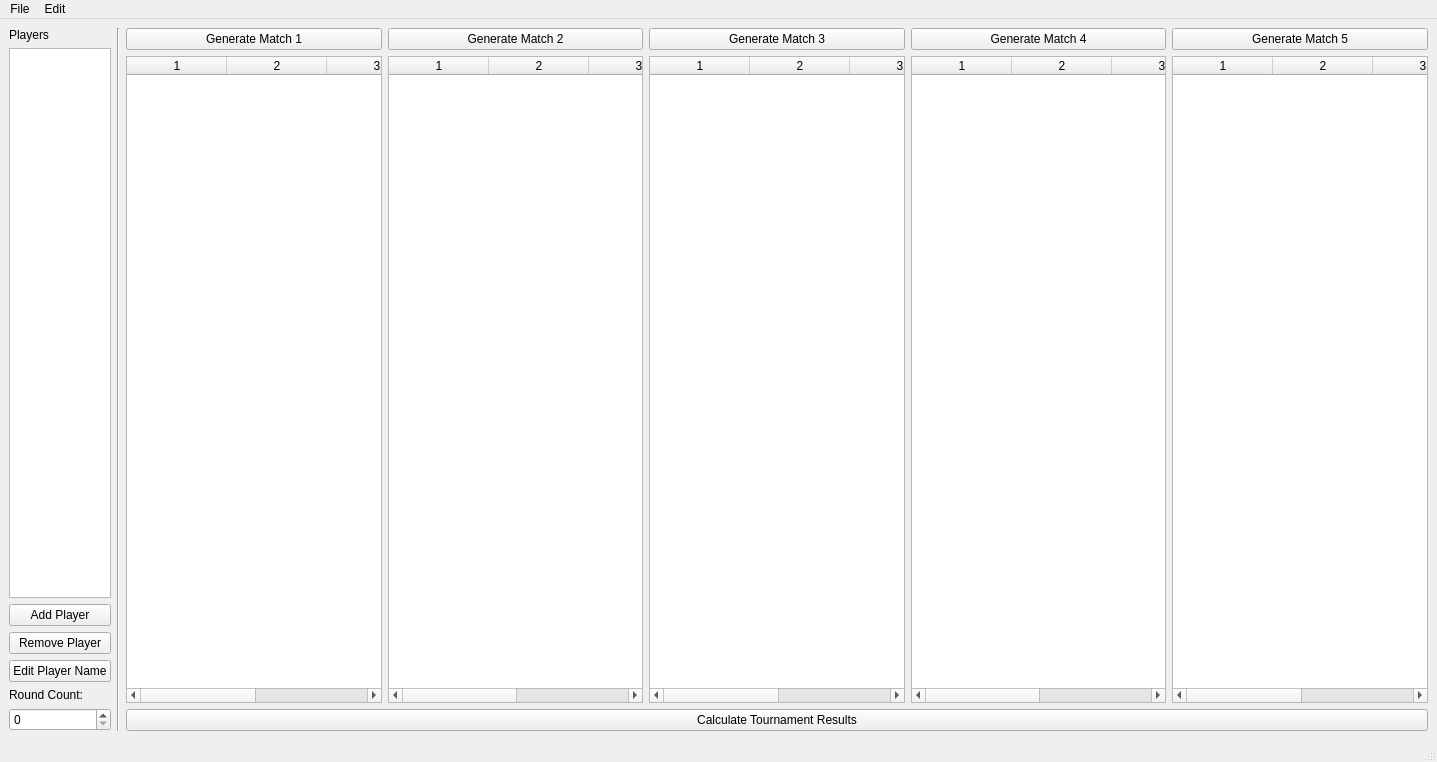
<?xml version="1.0" encoding="UTF-8"?>
<ui version="4.0">
 <class>MainWindow</class>
 <widget class="QMainWindow" name="MainWindow">
  <property name="geometry">
   <rect>
    <x>0</x>
    <y>0</y>
    <width>1437</width>
    <height>762</height>
   </rect>
  </property>
  <property name="windowTitle">
   <string>Swiss Tournament</string>
  </property>
  <widget class="QWidget" name="centralwidget">
   <layout class="QHBoxLayout" name="horizontalLayout">
    <item>
     <layout class="QVBoxLayout" name="verticalLayout">
      <property name="sizeConstraint">
       <enum>QLayout::SetMinimumSize</enum>
      </property>
      <item>
       <widget class="QLabel" name="label">
        <property name="text">
         <string>Players</string>
        </property>
       </widget>
      </item>
      <item>
       <widget class="QListView" name="playerList"/>
      </item>
      <item>
       <widget class="QPushButton" name="addPlayerB">
        <property name="text">
         <string>Add Player</string>
        </property>
       </widget>
      </item>
      <item>
       <widget class="QPushButton" name="removePlayerB">
        <property name="text">
         <string>Remove Player</string>
        </property>
       </widget>
      </item>
      <item>
       <widget class="QPushButton" name="editPlayerNameB">
        <property name="text">
         <string>Edit Player Name</string>
        </property>
       </widget>
      </item>
      <item>
       <widget class="QLabel" name="label_2">
        <property name="text">
         <string>Round Count:</string>
        </property>
       </widget>
      </item>
      <item>
       <widget class="QSpinBox" name="roundCount">
        <property name="maximum">
         <number>5</number>
        </property>
       </widget>
      </item>
     </layout>
    </item>
    <item>
     <widget class="Line" name="line">
      <property name="orientation">
       <enum>Qt::Vertical</enum>
      </property>
     </widget>
    </item>
    <item>
     <layout class="QVBoxLayout" name="verticalLayout_2">
      <item>
       <layout class="QHBoxLayout" name="horizontalLayout_2">
        <item>
         <layout class="QVBoxLayout" name="match1L">
          <item>
           <widget class="QPushButton" name="match1B">
            <property name="text">
             <string>Generate Match 1</string>
            </property>
           </widget>
          </item>
          <item>
           <widget class="QTableWidget" name="match1T">
            <property name="sizeAdjustPolicy">
             <enum>QAbstractScrollArea::AdjustToContents</enum>
            </property>
            <property name="horizontalScrollMode">
             <enum>QAbstractItemView::ScrollPerPixel</enum>
            </property>
            <property name="sortingEnabled">
             <bool>false</bool>
            </property>
            <property name="wordWrap">
             <bool>false</bool>
            </property>
            <property name="rowCount">
             <number>0</number>
            </property>
            <property name="columnCount">
             <number>5</number>
            </property>
            <attribute name="horizontalHeaderVisible">
             <bool>true</bool>
            </attribute>
            <attribute name="horizontalHeaderHighlightSections">
             <bool>true</bool>
            </attribute>
            <attribute name="verticalHeaderVisible">
             <bool>false</bool>
            </attribute>
            <attribute name="verticalHeaderHighlightSections">
             <bool>false</bool>
            </attribute>
            <column/>
            <column/>
            <column/>
            <column/>
            <column/>
           </widget>
          </item>
         </layout>
        </item>
        <item>
         <layout class="QVBoxLayout" name="match2L">
          <item>
           <widget class="QPushButton" name="match2B">
            <property name="text">
             <string>Generate Match 2</string>
            </property>
           </widget>
          </item>
          <item>
           <widget class="QTableWidget" name="match2T">
            <property name="sizeAdjustPolicy">
             <enum>QAbstractScrollArea::AdjustToContents</enum>
            </property>
            <property name="horizontalScrollMode">
             <enum>QAbstractItemView::ScrollPerPixel</enum>
            </property>
            <property name="sortingEnabled">
             <bool>false</bool>
            </property>
            <property name="wordWrap">
             <bool>false</bool>
            </property>
            <property name="rowCount">
             <number>0</number>
            </property>
            <property name="columnCount">
             <number>5</number>
            </property>
            <attribute name="horizontalHeaderVisible">
             <bool>true</bool>
            </attribute>
            <attribute name="horizontalHeaderHighlightSections">
             <bool>true</bool>
            </attribute>
            <attribute name="verticalHeaderVisible">
             <bool>false</bool>
            </attribute>
            <attribute name="verticalHeaderHighlightSections">
             <bool>false</bool>
            </attribute>
            <column/>
            <column/>
            <column/>
            <column/>
            <column/>
           </widget>
          </item>
         </layout>
        </item>
        <item>
         <layout class="QVBoxLayout" name="match3L">
          <item>
           <widget class="QPushButton" name="match3B">
            <property name="text">
             <string>Generate Match 3</string>
            </property>
           </widget>
          </item>
          <item>
           <widget class="QTableWidget" name="match3T">
            <property name="sizeAdjustPolicy">
             <enum>QAbstractScrollArea::AdjustToContents</enum>
            </property>
            <property name="horizontalScrollMode">
             <enum>QAbstractItemView::ScrollPerPixel</enum>
            </property>
            <property name="sortingEnabled">
             <bool>false</bool>
            </property>
            <property name="wordWrap">
             <bool>false</bool>
            </property>
            <property name="rowCount">
             <number>0</number>
            </property>
            <property name="columnCount">
             <number>5</number>
            </property>
            <attribute name="horizontalHeaderVisible">
             <bool>true</bool>
            </attribute>
            <attribute name="horizontalHeaderHighlightSections">
             <bool>true</bool>
            </attribute>
            <attribute name="verticalHeaderVisible">
             <bool>false</bool>
            </attribute>
            <attribute name="verticalHeaderHighlightSections">
             <bool>false</bool>
            </attribute>
            <column/>
            <column/>
            <column/>
            <column/>
            <column/>
           </widget>
          </item>
         </layout>
        </item>
        <item>
         <layout class="QVBoxLayout" name="match4L">
          <item>
           <widget class="QPushButton" name="match4B">
            <property name="text">
             <string>Generate Match 4</string>
            </property>
           </widget>
          </item>
          <item>
           <widget class="QTableWidget" name="match4T">
            <property name="sizeAdjustPolicy">
             <enum>QAbstractScrollArea::AdjustToContents</enum>
            </property>
            <property name="horizontalScrollMode">
             <enum>QAbstractItemView::ScrollPerPixel</enum>
            </property>
            <property name="sortingEnabled">
             <bool>false</bool>
            </property>
            <property name="wordWrap">
             <bool>false</bool>
            </property>
            <property name="rowCount">
             <number>0</number>
            </property>
            <property name="columnCount">
             <number>5</number>
            </property>
            <attribute name="horizontalHeaderVisible">
             <bool>true</bool>
            </attribute>
            <attribute name="horizontalHeaderHighlightSections">
             <bool>true</bool>
            </attribute>
            <attribute name="verticalHeaderVisible">
             <bool>false</bool>
            </attribute>
            <attribute name="verticalHeaderHighlightSections">
             <bool>false</bool>
            </attribute>
            <column/>
            <column/>
            <column/>
            <column/>
            <column/>
           </widget>
          </item>
         </layout>
        </item>
        <item>
         <layout class="QVBoxLayout" name="match5L">
          <item>
           <widget class="QPushButton" name="match5B">
            <property name="text">
             <string>Generate Match 5</string>
            </property>
           </widget>
          </item>
          <item>
           <widget class="QTableWidget" name="match5T">
            <property name="sizeAdjustPolicy">
             <enum>QAbstractScrollArea::AdjustToContents</enum>
            </property>
            <property name="horizontalScrollMode">
             <enum>QAbstractItemView::ScrollPerPixel</enum>
            </property>
            <property name="sortingEnabled">
             <bool>false</bool>
            </property>
            <property name="wordWrap">
             <bool>false</bool>
            </property>
            <property name="rowCount">
             <number>0</number>
            </property>
            <property name="columnCount">
             <number>5</number>
            </property>
            <attribute name="horizontalHeaderVisible">
             <bool>true</bool>
            </attribute>
            <attribute name="horizontalHeaderHighlightSections">
             <bool>true</bool>
            </attribute>
            <attribute name="verticalHeaderVisible">
             <bool>false</bool>
            </attribute>
            <attribute name="verticalHeaderHighlightSections">
             <bool>false</bool>
            </attribute>
            <column/>
            <column/>
            <column/>
            <column/>
            <column/>
           </widget>
          </item>
         </layout>
        </item>
       </layout>
      </item>
      <item>
       <layout class="QHBoxLayout" name="horizontalLayout_3">
        <item>
         <widget class="QPushButton" name="calcTourneyResB">
          <property name="text">
           <string>Calculate Tournament Results</string>
          </property>
         </widget>
        </item>
       </layout>
      </item>
     </layout>
    </item>
   </layout>
  </widget>
  <widget class="QMenuBar" name="menubar">
   <property name="geometry">
    <rect>
     <x>0</x>
     <y>0</y>
     <width>1437</width>
     <height>20</height>
    </rect>
   </property>
   <widget class="QMenu" name="menuFile">
    <property name="title">
     <string>File</string>
    </property>
    <addaction name="actionLoad_Player_List_and_Tournament"/>
    <addaction name="actionSave_Player_List_and_Tournament"/>
   </widget>
   <widget class="QMenu" name="menuEdit">
    <property name="title">
     <string>Edit</string>
    </property>
    <addaction name="actionClear_Tournament"/>
    <addaction name="actionClear_Players_and_Tournament"/>
   </widget>
   <addaction name="menuFile"/>
   <addaction name="menuEdit"/>
  </widget>
  <widget class="QStatusBar" name="statusbar"/>
  <action name="actionLoad_Player_List_and_Tournament">
   <property name="text">
    <string>Load Player List and Tournament</string>
   </property>
  </action>
  <action name="actionSave_Player_List_and_Tournament">
   <property name="text">
    <string>Save Player List and Tournament</string>
   </property>
  </action>
  <action name="actionClear_Tournament">
   <property name="text">
    <string>Clear Tournament</string>
   </property>
  </action>
  <action name="actionClear_Players_and_Tournament">
   <property name="text">
    <string>Clear Players and Tournament</string>
   </property>
  </action>
 </widget>
 <resources/>
 <connections/>
</ui>
